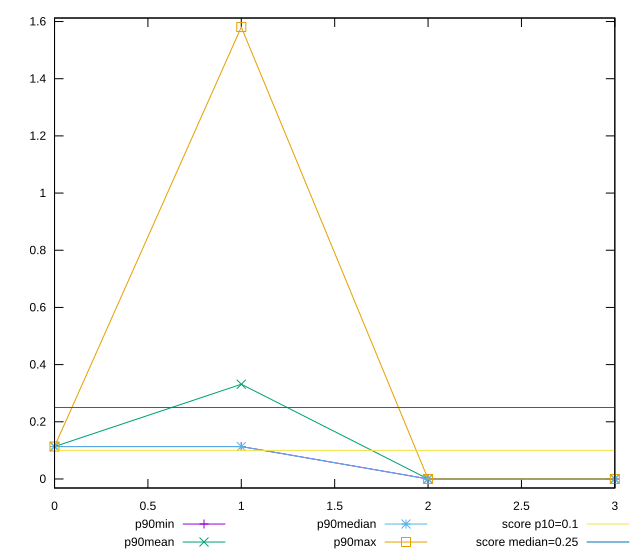

Reproduce this figure in gnuplot.
reset

$p90Min <<EOF
0 0.113388671875
1 0.113388671875
2 0
3 0
EOF

$p90Mean <<EOF
0 0.11339739860372337
1 0.3313253134869517
2 0
3 0
EOF

$p90Median <<EOF
0 0.113388671875
1 0.113388671875
2 0
3 0
EOF

$p90Max <<EOF
0 0.11342529296875001
1 1.580688705444336
2 0
3 0
EOF

set key outside below
set xrange [0:3]
set yrange [-0.031613774108886716:1.6123024795532226]
set trange [-0.031613774108886716:1.6123024795532226]
set terminal svg size 640, 560 enhanced background rgb 'white'
set output "reports/report_00033_2021-03-01T14-23-16.841Z/cumulative-layout-shift/progression/value.svg"

plot $p90Min title "p90min" with linespoints, \
     $p90Mean title "p90mean" with linespoints, \
     $p90Median title "p90median" with linespoints, \
     $p90Max title "p90max" with linespoints, \
     0.1 title "score p10=0.1", \
     0.25 title "score median=0.25"

reset
